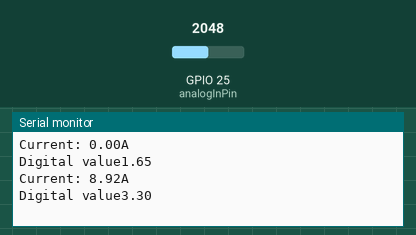
Recording of a sketch running on a simulated ESP32. Shown: the last lines printed to the serial monitor. The inputs (shaded band) are chosen by the test bench; at power-on: GPIO 25 (analogInPin) = 2048.

Above: at 1.2 s.
1.3 s: GPIO 25 (analogInPin) set to 2866
At 2.6 s:
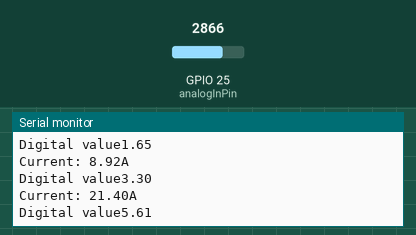
2.8 s: GPIO 25 (analogInPin) set to 3603
At 4.1 s:
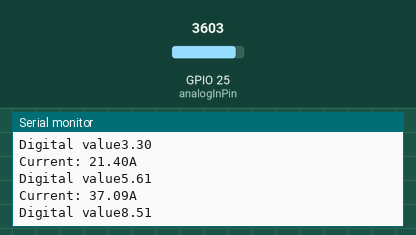

The sketch:

chat_gpt_ct.ino
```cpp
const int analogInPin = 25; // Define the analog input pin on the ESP32
float sensitivity = 0.185; // Sensitivity factor for ACS712-20A
float voltage = 0.0; // Variable to hold the analog voltage reading
float current = 0.0; // Variable to hold the corresponding current value

void setup() {
  Serial.begin(9600);
  pinMode(analogInPin, INPUT); // Configure the analog input pin
}

void loop() {
  for(int i=0;i<500;i++){
  voltage = voltage + analogRead(analogInPin) * (3.3 / 4096.0); // Read the analog voltage and scale it to 3.3V
  }
  current = ((voltage/500) - 1.65) / sensitivity; // Convert the voltage to current using the sensitivity factor
  Serial.print("Current: "); // Print the current value to the serial monitor
  Serial.print(current);
  Serial.println("A");
  Serial.print("Digital value");
  Serial.println(voltage/500);
  delay(1000); // Wait for 1 second before taking another reading
}
```

Measured:
- after the input at 1.3 s, the serial monitor: prints a new line after 0.87 s (image 1)
- after the input at 2.8 s, the serial monitor: prints a new line after 0.42 s (image 2)
